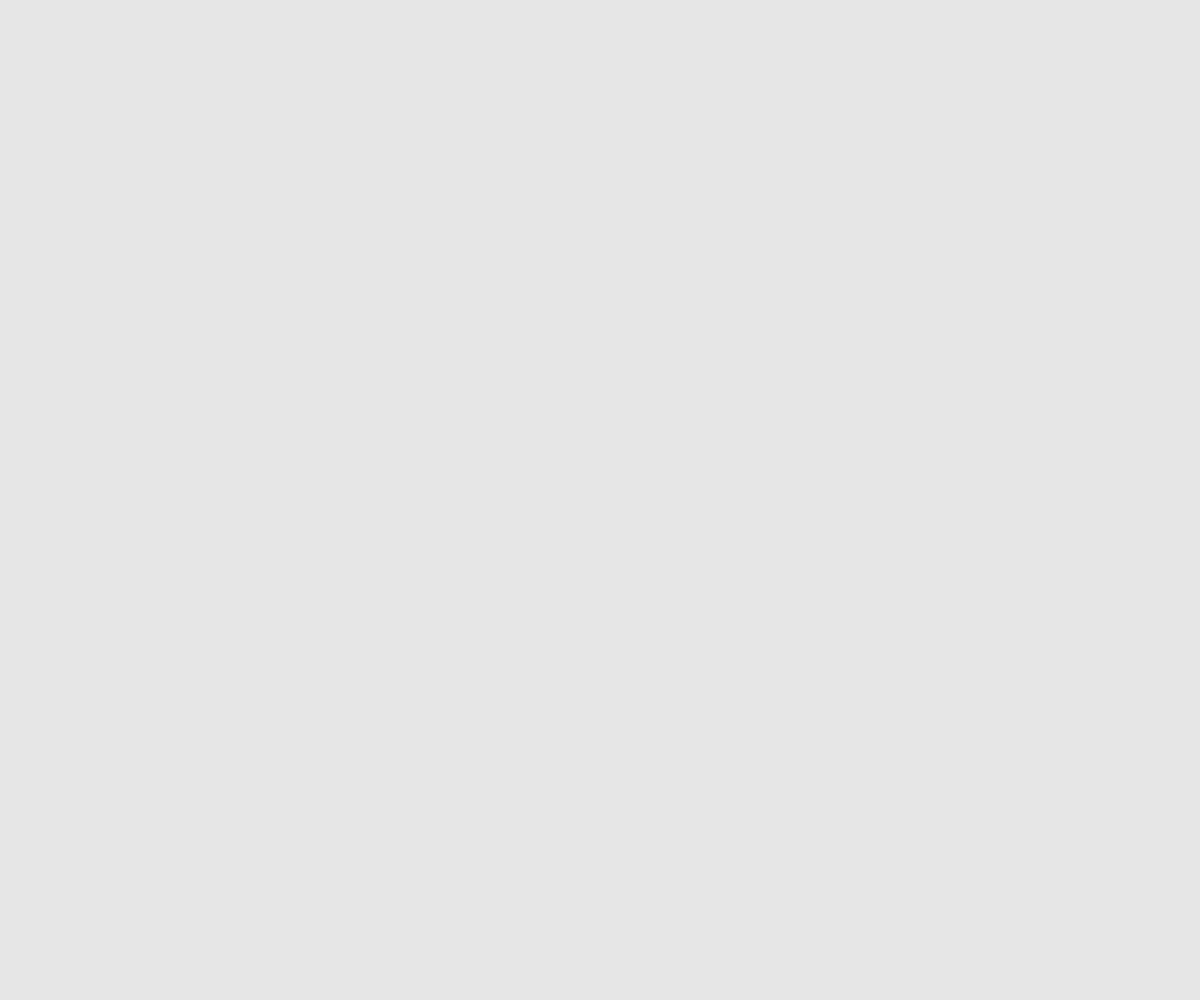
Frame 1 (no input)
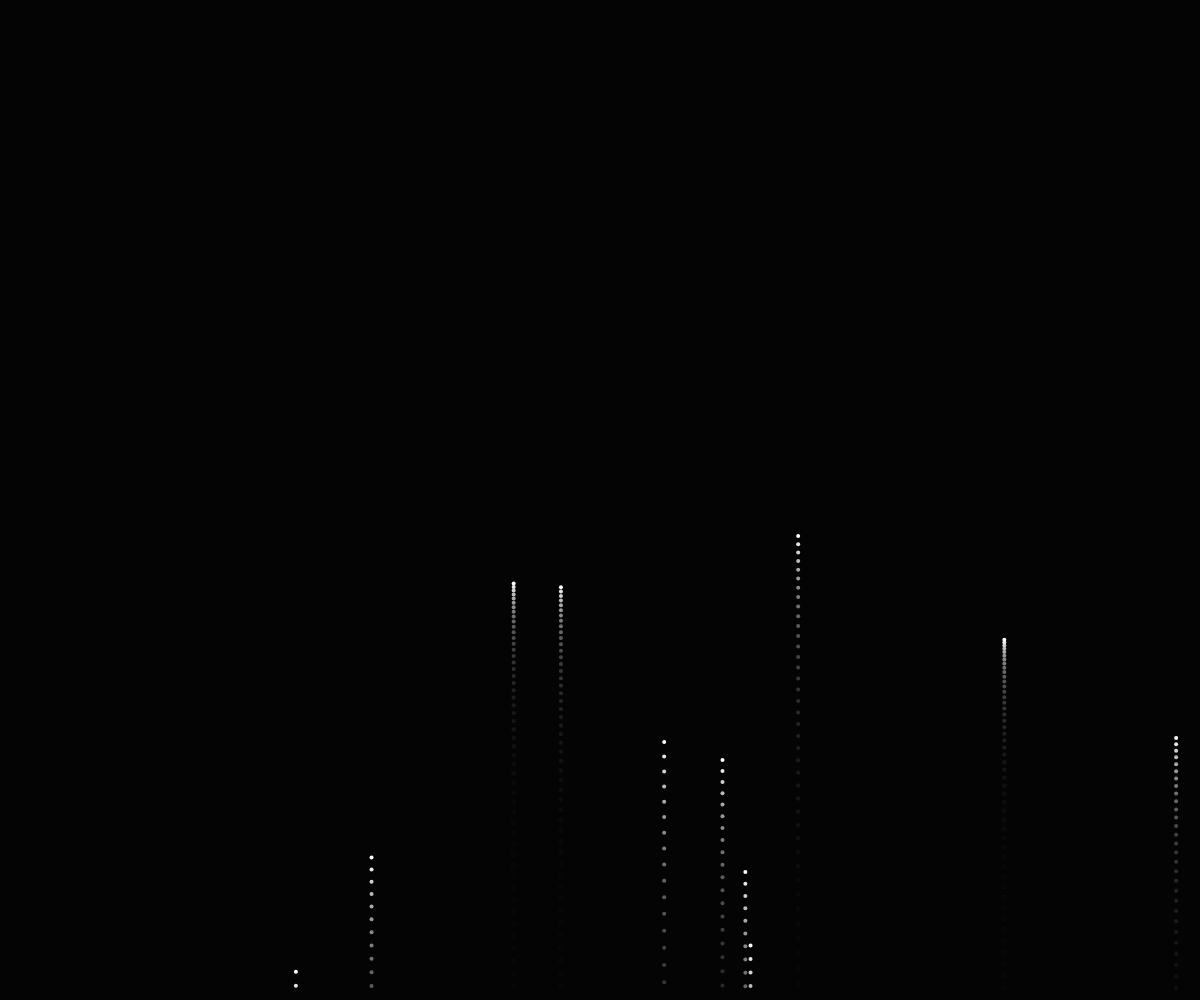
Frame 60 (no input)
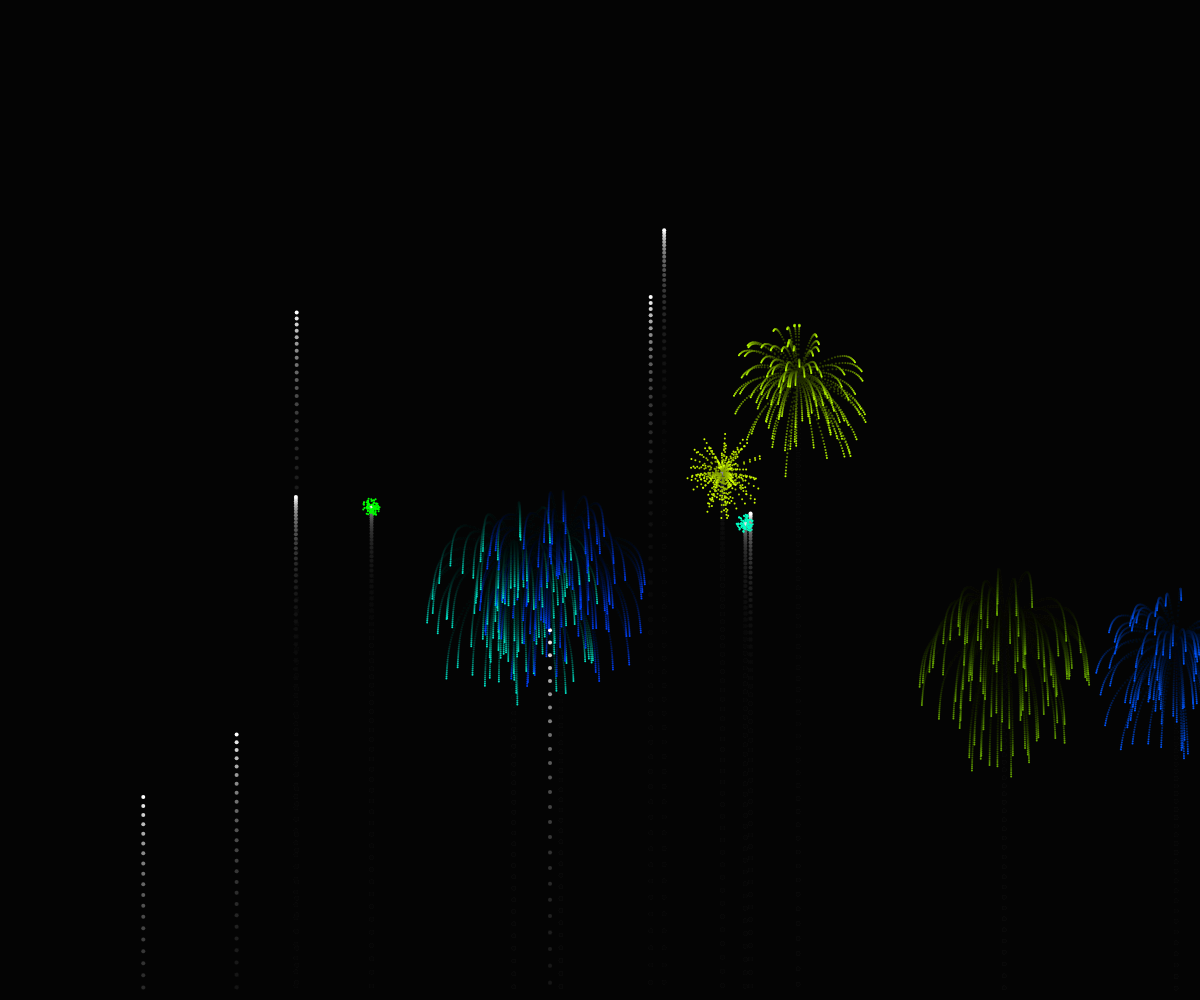
Frame 120 (the mouse pressed at the canvas centre since frame 60)

The p5.js sketch that drew these frames (run headless with seeded random() and noise() and a simulated clock; from frame 60 on, the mouse is pressed at the canvas centre):

// p5.js sketch
// ── sketch.js
var fireworks = [];
var gravity;
function setup() {
    createCanvas(window.innerWidth,window.innerHeight);
    colorMode(HSB);
    stroke(255);
    gravity = createVector(0, 0.2);
    strokeWeight(4);
    firework = new Particle(random(width),height);
}

function draw() {
    colorMode(RGB);
    background(0,25);
    if(random(1) < 0.1)
        fireworks.push(new Firework());
    for(var i = fireworks.length-1 ; i >= 0; i--)
    {
        fireworks[i].update();
        fireworks[i].show();
        if(fireworks[i].done())
            fireworks.splice(i,1);
    }
}
// ── firework.js
function Firework()
{
    this.firework = new Particle(random(width),height, this.hu, true);
    this.exploded = false;
    this.particles = [];
    this.hu = random(255);
    this.done = function() {
        if(this.exploded && this.particles.length === 0)
            return true;
        else
            return false;
    }
    this.update = function() {
        if(!this.exploded)
        {
            this.firework.applyForce(gravity);
            this.firework.update();
            if(this.firework.vel.y >= 0)
            {
                this.exploded = true;
                this.exlode();
            }
        }
        for(var i = this.particles.length - 1; i >= 0; i--){
            this.particles[i].applyForce(gravity);
            this.particles[i].update();
            if(this.particles[i].done())
                this.particles.splice(i,1);
        }
    }
    this.exlode = function() {
        for(var i = 0; i < 100; i++){
            var p = new Particle(this.firework.pos.x, this.firework.pos.y, this.hu, false);
            this.particles.push(p);
        }
    }
    this.show = function() {
        if(!this.exploded)
            this.firework.show();
        for(var i = 0; i < this.particles.length; i++){
            this.particles[i].show();
        }
    }
}
// ── particle.js
function Particle(x,y,hu,firework)
{
    this.pos = createVector(x,y);
    this.firework = firework;
    this.lifespan = 255/1.5;
    this.hu = hu;
    if(this.firework)
    {
        this.vel = createVector(0,random(-12*1.5,-8*1.5));
    }
    else
    {
        this.vel = p5.Vector.random2D();
        this.vel.mult(random(2,10));
    }
    this.acc = createVector(0,0);
    
    this.applyForce = function(force)
    {
        this.acc.add(force);
    }
    
    this.update = function() {
        if(!this.firework) {
            this.vel.mult(0.9);
            this.lifespan -= 4;
        }
        this.vel.add(this.acc);
        this.pos.add(this.vel);
        this.acc.mult(0);
    }
    this.done = function() {
        if(this.lifespan < 0)
            return true;
        else
            return false;
    }
    this.show = function() {
        colorMode(HSB);
        if(!this.firework)
        {
            strokeWeight(2);
            stroke(hu, 255, 255, this.lifespan);
        }
        else {
            strokeWeight(4);
            stroke(hu, 255, 255);
        }
        point(this.pos.x, this.pos.y);
    }
}
